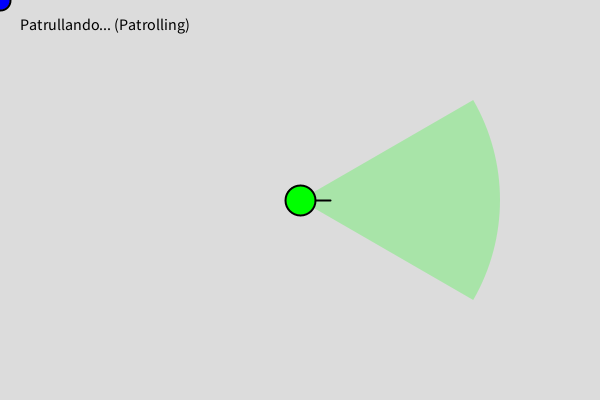
Frame 1 (no input)
Frame 60 (the mouse pressed at the canvas centre just before this capture): identical to frame 1, image omitted
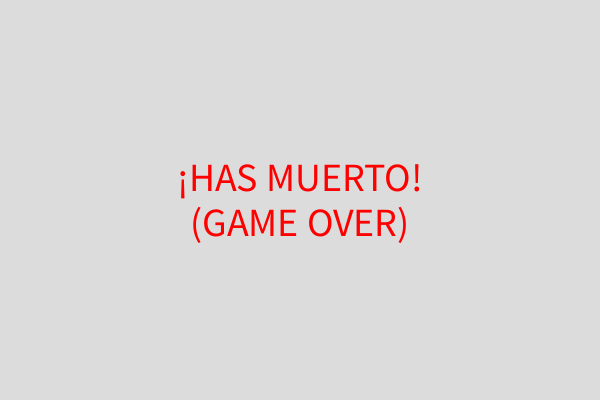
Frame 120 (the mouse held since frame 60 and released just before this capture)

The Processing sketch that drew these frames (run headless with seeded random() and noise(); from frame 60 on, the mouse is pressed at the canvas centre):

// Processing sketch: sketch_01_DotProduct
// ── sketch_01_DotProduct.pde
// Posición del guardia
float guardX, guardY;
// Vector de dirección a la que mira el guardia
float guardDirX = 1, guardDirY = 0;
// Velocidad del guardia
float speed = 2.5; 

// Radio de visión
float viewRadius = 200;

// Estado del juego
boolean gameOver = false;

void setup() {
  size(600, 400);
  guardX = width / 2;
  guardY = height / 2;
}

void draw() {
  background(220);
  
  // Game Over
  if (gameOver) {
    fill(255, 0, 0);
    textSize(40);
    textAlign(CENTER, CENTER);
    text("¡HAS MUERTO!\n(GAME OVER)", width/2, height/2);
    return; // Detener el dibujo del juego
  }
  
  float targetX = mouseX;
  float targetY = mouseY;
  
  // Vector hacia el objetivo
  float toTargetX = targetX - guardX;
  float toTargetY = targetY - guardY;
  
  float distance = sqrt((toTargetX * toTargetX) + (toTargetY * toTargetY));
  
  boolean inFront = false;
  
  if (distance > 0) {

    float normTargetX = toTargetX / distance;
    float normTargetY = toTargetY / distance;
    
    float dotProduct = (guardDirX * normTargetX) + (guardDirY * normTargetY);
    
    if (dotProduct > 0.866 && distance < viewRadius) {
      inFront = true;
    }
  }
  
  if (inFront && distance > 0) {
    // Normalizar el vector de dirección y mover al guardia
    float moveX = (toTargetX / distance) * speed;
    float moveY = (toTargetY / distance) * speed;
    
    guardX += moveX;
    guardY += moveY;
    
    guardDirX = moveX / speed;
    guardDirY = moveY / speed;
  }
  
  // Comprobar Colisión
  
  if (distance < 25) {
    gameOver = true;
  }
  
  
   // Dibujar el "abanico" de visión
  noStroke();
  if (inFront) {
    fill(255, 0, 0, 60); // Rojo semitransparente
  } else {
    fill(0, 255, 0, 60); // Verde semitransparente
  }
  

  float angle = atan2(guardDirY, guardDirX);
  arc(guardX, guardY, viewRadius * 2, viewRadius * 2, angle - PI/6, angle + PI/6);
  
  stroke(0);
  strokeWeight(2);
  line(guardX, guardY, guardX + guardDirX * 30, guardY + guardDirY * 30);
  
  fill(inFront ? color(255, 0, 0) : color(0, 255, 0)); 
  ellipse(guardX, guardY, 30, 30);
  
  fill(0, 0, 255);
  ellipse(targetX, targetY, 20, 20); // Jugador (azul)
  
  //Textos UI
  fill(0);
  textSize(16);
  textAlign(LEFT, BASELINE);
  if (inFront) {
    text("¡Te persigo! (Chasing)", 20, 30);
  } else {
    text("Patrullando... (Patrolling)", 20, 30);
  }
}
